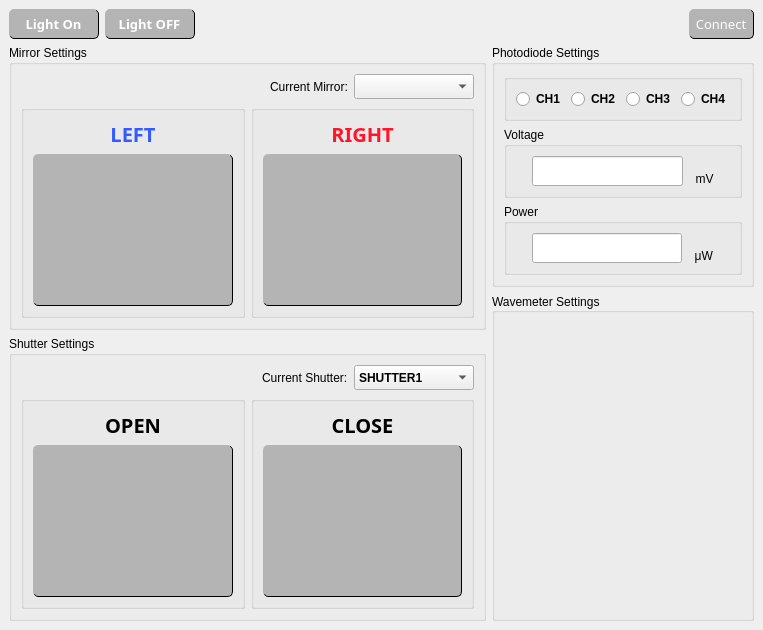
<?xml version="1.0" encoding="UTF-8"?>
<ui version="4.0">
 <class>MainWindow</class>
 <widget class="QMainWindow" name="MainWindow">
  <property name="geometry">
   <rect>
    <x>0</x>
    <y>0</y>
    <width>763</width>
    <height>630</height>
   </rect>
  </property>
  <property name="windowTitle">
   <string>MainWindow</string>
  </property>
  <widget class="QWidget" name="centralwidget">
   <layout class="QVBoxLayout" name="verticalLayout_8">
    <item>
     <layout class="QHBoxLayout" name="horizontalLayout_5">
      <item>
       <widget class="QPushButton" name="BTN_Light_ON">
        <property name="enabled">
         <bool>false</bool>
        </property>
        <property name="minimumSize">
         <size>
          <width>90</width>
          <height>30</height>
         </size>
        </property>
        <property name="maximumSize">
         <size>
          <width>16777215</width>
          <height>30</height>
         </size>
        </property>
        <property name="font">
         <font>
          <family>Arial Black</family>
          <pointsize>10</pointsize>
          <weight>75</weight>
          <bold>true</bold>
         </font>
        </property>
        <property name="styleSheet">
         <string notr="true">border-radius: 5px ;background-color: rgb(180, 180, 180);  color: rgb(255, 255, 255); color: rgb(255, 255, 255); border-style: outset; border-bottom: 1px solid; border-right: 1px solid</string>
        </property>
        <property name="text">
         <string>Light On</string>
        </property>
        <property name="checkable">
         <bool>false</bool>
        </property>
        <property name="checked">
         <bool>false</bool>
        </property>
        <property name="autoDefault">
         <bool>false</bool>
        </property>
       </widget>
      </item>
      <item>
       <widget class="QPushButton" name="BTN_Light_OFF">
        <property name="enabled">
         <bool>false</bool>
        </property>
        <property name="minimumSize">
         <size>
          <width>90</width>
          <height>30</height>
         </size>
        </property>
        <property name="maximumSize">
         <size>
          <width>16777215</width>
          <height>30</height>
         </size>
        </property>
        <property name="font">
         <font>
          <family>Arial Black</family>
          <pointsize>10</pointsize>
          <weight>75</weight>
          <bold>true</bold>
         </font>
        </property>
        <property name="styleSheet">
         <string notr="true">border-radius: 5px ;background-color: rgb(180, 180, 180);  color: rgb(255, 255, 255); color: rgb(255, 255, 255); border-style: outset; border-bottom: 1px solid; border-right: 1px solid</string>
        </property>
        <property name="text">
         <string>Light OFF</string>
        </property>
        <property name="checkable">
         <bool>false</bool>
        </property>
        <property name="checked">
         <bool>false</bool>
        </property>
        <property name="autoDefault">
         <bool>false</bool>
        </property>
       </widget>
      </item>
      <item>
       <spacer name="horizontalSpacer_2">
        <property name="orientation">
         <enum>Qt::Horizontal</enum>
        </property>
        <property name="sizeHint" stdset="0">
         <size>
          <width>40</width>
          <height>20</height>
         </size>
        </property>
       </spacer>
      </item>
      <item>
       <widget class="QPushButton" name="BTN_Connect">
        <property name="minimumSize">
         <size>
          <width>0</width>
          <height>30</height>
         </size>
        </property>
        <property name="sizeIncrement">
         <size>
          <width>3</width>
          <height>0</height>
         </size>
        </property>
        <property name="font">
         <font>
          <family>Arial Black</family>
          <pointsize>10</pointsize>
         </font>
        </property>
        <property name="styleSheet">
         <string notr="true">border-radius: 5px ;background-color: rgb(180, 180, 180);  color: rgb(255, 255, 255); color: rgb(255, 255, 255); border-style: outset; border-bottom: 1px solid; border-right: 1px solid</string>
        </property>
        <property name="text">
         <string>  Connect  </string>
        </property>
        <property name="checkable">
         <bool>true</bool>
        </property>
       </widget>
      </item>
     </layout>
    </item>
    <item>
     <layout class="QHBoxLayout" name="horizontalLayout_3" stretch="5,2">
      <item>
       <layout class="QVBoxLayout" name="verticalLayout_3" stretch="1,1">
        <item>
         <widget class="QGroupBox" name="GBOX_mirror">
          <property name="title">
           <string>Mirror Settings</string>
          </property>
          <layout class="QVBoxLayout" name="verticalLayout_6" stretch="1,6">
           <item>
            <layout class="QHBoxLayout" name="horizontalLayout_2" stretch="3,0,1">
             <item>
              <spacer name="horizontalSpacer">
               <property name="orientation">
                <enum>Qt::Horizontal</enum>
               </property>
               <property name="sizeHint" stdset="0">
                <size>
                 <width>40</width>
                 <height>20</height>
                </size>
               </property>
              </spacer>
             </item>
             <item>
              <widget class="QLabel" name="label_5">
               <property name="text">
                <string>Current Mirror:</string>
               </property>
              </widget>
             </item>
             <item>
              <widget class="QComboBox" name="CBOX_mirror">
               <property name="sizePolicy">
                <sizepolicy hsizetype="Preferred" vsizetype="Preferred">
                 <horstretch>0</horstretch>
                 <verstretch>0</verstretch>
                </sizepolicy>
               </property>
               <property name="minimumSize">
                <size>
                 <width>120</width>
                 <height>25</height>
                </size>
               </property>
               <property name="maximumSize">
                <size>
                 <width>16777215</width>
                 <height>25</height>
                </size>
               </property>
               <property name="font">
                <font>
                 <family>Arial</family>
                 <pointsize>9</pointsize>
                 <weight>75</weight>
                 <bold>true</bold>
                 <kerning>true</kerning>
                </font>
               </property>
               <property name="styleSheet">
                <string notr="true"/>
               </property>
              </widget>
             </item>
            </layout>
           </item>
           <item>
            <layout class="QHBoxLayout" name="horizontalLayout_4">
             <item>
              <widget class="QGroupBox" name="groupBox_2">
               <property name="title">
                <string/>
               </property>
               <layout class="QVBoxLayout" name="verticalLayout_11">
                <item>
                 <widget class="QLabel" name="label_3">
                  <property name="maximumSize">
                   <size>
                    <width>16777215</width>
                    <height>28</height>
                   </size>
                  </property>
                  <property name="font">
                   <font>
                    <family>Arial Black</family>
                    <pointsize>15</pointsize>
                    <weight>75</weight>
                    <bold>true</bold>
                   </font>
                  </property>
                  <property name="styleSheet">
                   <string notr="true">color:rgb(50, 90, 255)</string>
                  </property>
                  <property name="text">
                   <string>LEFT</string>
                  </property>
                  <property name="alignment">
                   <set>Qt::AlignCenter</set>
                  </property>
                 </widget>
                </item>
                <item>
                 <widget class="QPushButton" name="BTN_mirror_left">
                  <property name="sizePolicy">
                   <sizepolicy hsizetype="Preferred" vsizetype="Preferred">
                    <horstretch>0</horstretch>
                    <verstretch>0</verstretch>
                   </sizepolicy>
                  </property>
                  <property name="styleSheet">
                   <string notr="true">border-radius: 5px ;background-color: rgb(180, 180, 180);  color: rgb(255, 255, 255); color: rgb(255, 255, 255); border-style: outset; border-bottom: 1px solid; border-right: 1px solid</string>
                  </property>
                  <property name="text">
                   <string/>
                  </property>
                  <property name="icon">
                   <iconset>
                    <normaloff>Q:/Users/JHJeong/Script/Python/Flip_Mirror_MFF101/MIRROR_LEFT.png</normaloff>Q:/Users/JHJeong/Script/Python/Flip_Mirror_MFF101/MIRROR_LEFT.png</iconset>
                  </property>
                  <property name="iconSize">
                   <size>
                    <width>100</width>
                    <height>150</height>
                   </size>
                  </property>
                  <property name="checkable">
                   <bool>true</bool>
                  </property>
                 </widget>
                </item>
               </layout>
              </widget>
             </item>
             <item>
              <widget class="QGroupBox" name="groupBox">
               <property name="title">
                <string/>
               </property>
               <layout class="QVBoxLayout" name="verticalLayout_5">
                <item>
                 <widget class="QLabel" name="label_4">
                  <property name="maximumSize">
                   <size>
                    <width>16777215</width>
                    <height>28</height>
                   </size>
                  </property>
                  <property name="font">
                   <font>
                    <family>Arial Black</family>
                    <pointsize>15</pointsize>
                    <weight>75</weight>
                    <bold>true</bold>
                   </font>
                  </property>
                  <property name="styleSheet">
                   <string notr="true">color:rgb(255, 20, 40)</string>
                  </property>
                  <property name="text">
                   <string>RIGHT</string>
                  </property>
                  <property name="alignment">
                   <set>Qt::AlignCenter</set>
                  </property>
                 </widget>
                </item>
                <item>
                 <widget class="QPushButton" name="BTN_mirror_right">
                  <property name="sizePolicy">
                   <sizepolicy hsizetype="Preferred" vsizetype="Preferred">
                    <horstretch>0</horstretch>
                    <verstretch>0</verstretch>
                   </sizepolicy>
                  </property>
                  <property name="styleSheet">
                   <string notr="true">border-radius: 5px ;background-color: rgb(180, 180, 180);  color: rgb(255, 255, 255); color: rgb(255, 255, 255); border-style: outset; border-bottom: 1px solid; border-right: 1px solid</string>
                  </property>
                  <property name="text">
                   <string/>
                  </property>
                  <property name="icon">
                   <iconset>
                    <normaloff>Q:/Users/JHJeong/Script/Python/Flip_Mirror_MFF101/MIRROR_RIGHT.png</normaloff>Q:/Users/JHJeong/Script/Python/Flip_Mirror_MFF101/MIRROR_RIGHT.png</iconset>
                  </property>
                  <property name="iconSize">
                   <size>
                    <width>100</width>
                    <height>150</height>
                   </size>
                  </property>
                  <property name="checkable">
                   <bool>true</bool>
                  </property>
                 </widget>
                </item>
               </layout>
              </widget>
             </item>
            </layout>
           </item>
          </layout>
         </widget>
        </item>
        <item>
         <widget class="QGroupBox" name="GBOX_shutter">
          <property name="title">
           <string>Shutter Settings</string>
          </property>
          <layout class="QVBoxLayout" name="verticalLayout_7" stretch="1,6">
           <item>
            <layout class="QHBoxLayout" name="horizontalLayout_7" stretch="3,0,1">
             <item>
              <spacer name="horizontalSpacer_4">
               <property name="orientation">
                <enum>Qt::Horizontal</enum>
               </property>
               <property name="sizeHint" stdset="0">
                <size>
                 <width>40</width>
                 <height>20</height>
                </size>
               </property>
              </spacer>
             </item>
             <item>
              <widget class="QLabel" name="label_6">
               <property name="text">
                <string>Current Shutter:</string>
               </property>
              </widget>
             </item>
             <item>
              <widget class="QComboBox" name="CBOX_shutter">
               <property name="sizePolicy">
                <sizepolicy hsizetype="Preferred" vsizetype="Preferred">
                 <horstretch>0</horstretch>
                 <verstretch>0</verstretch>
                </sizepolicy>
               </property>
               <property name="minimumSize">
                <size>
                 <width>120</width>
                 <height>25</height>
                </size>
               </property>
               <property name="maximumSize">
                <size>
                 <width>16777215</width>
                 <height>25</height>
                </size>
               </property>
               <property name="font">
                <font>
                 <family>Arial</family>
                 <pointsize>9</pointsize>
                 <weight>75</weight>
                 <bold>true</bold>
                 <kerning>true</kerning>
                </font>
               </property>
               <item>
                <property name="text">
                 <string>SHUTTER1</string>
                </property>
               </item>
               <item>
                <property name="text">
                 <string>SHUTTER2</string>
                </property>
               </item>
              </widget>
             </item>
            </layout>
           </item>
           <item>
            <layout class="QHBoxLayout" name="horizontalLayout_9" stretch="0,0">
             <property name="leftMargin">
              <number>0</number>
             </property>
             <property name="topMargin">
              <number>0</number>
             </property>
             <property name="rightMargin">
              <number>0</number>
             </property>
             <property name="bottomMargin">
              <number>0</number>
             </property>
             <item>
              <widget class="QGroupBox" name="groupBox_3">
               <property name="title">
                <string/>
               </property>
               <layout class="QVBoxLayout" name="verticalLayout_13">
                <item>
                 <widget class="QLabel" name="label_9">
                  <property name="maximumSize">
                   <size>
                    <width>16777215</width>
                    <height>28</height>
                   </size>
                  </property>
                  <property name="font">
                   <font>
                    <family>Arial Black</family>
                    <pointsize>15</pointsize>
                    <weight>75</weight>
                    <bold>true</bold>
                   </font>
                  </property>
                  <property name="styleSheet">
                   <string notr="true">)</string>
                  </property>
                  <property name="text">
                   <string>OPEN</string>
                  </property>
                  <property name="alignment">
                   <set>Qt::AlignCenter</set>
                  </property>
                 </widget>
                </item>
                <item>
                 <widget class="QPushButton" name="BTN_shutter_open">
                  <property name="sizePolicy">
                   <sizepolicy hsizetype="Preferred" vsizetype="Preferred">
                    <horstretch>0</horstretch>
                    <verstretch>0</verstretch>
                   </sizepolicy>
                  </property>
                  <property name="styleSheet">
                   <string notr="true">border-radius: 5px ;background-color: rgb(180, 180, 180);  color: rgb(255, 255, 255); color: rgb(255, 255, 255); border-style: outset; border-bottom: 1px solid; border-right: 1px solid</string>
                  </property>
                  <property name="text">
                   <string/>
                  </property>
                  <property name="icon">
                   <iconset>
                    <normaloff>Q:/Users/JHJeong/Script/Python/Flip_Mirror_MFF101/SHUTTER_OPEN.png</normaloff>Q:/Users/JHJeong/Script/Python/Flip_Mirror_MFF101/SHUTTER_OPEN.png</iconset>
                  </property>
                  <property name="iconSize">
                   <size>
                    <width>100</width>
                    <height>150</height>
                   </size>
                  </property>
                  <property name="checkable">
                   <bool>true</bool>
                  </property>
                 </widget>
                </item>
               </layout>
              </widget>
             </item>
             <item>
              <widget class="QGroupBox" name="groupBox_4">
               <property name="title">
                <string/>
               </property>
               <layout class="QVBoxLayout" name="verticalLayout_14">
                <item>
                 <widget class="QLabel" name="label_10">
                  <property name="maximumSize">
                   <size>
                    <width>16777215</width>
                    <height>28</height>
                   </size>
                  </property>
                  <property name="font">
                   <font>
                    <family>Arial Black</family>
                    <pointsize>15</pointsize>
                    <weight>75</weight>
                    <bold>true</bold>
                   </font>
                  </property>
                  <property name="styleSheet">
                   <string notr="true">)</string>
                  </property>
                  <property name="text">
                   <string>CLOSE</string>
                  </property>
                  <property name="alignment">
                   <set>Qt::AlignCenter</set>
                  </property>
                 </widget>
                </item>
                <item>
                 <widget class="QPushButton" name="BTN_shutter_close">
                  <property name="sizePolicy">
                   <sizepolicy hsizetype="Preferred" vsizetype="Preferred">
                    <horstretch>0</horstretch>
                    <verstretch>0</verstretch>
                   </sizepolicy>
                  </property>
                  <property name="styleSheet">
                   <string notr="true">border-radius: 5px ;background-color: rgb(180, 180, 180);  color: rgb(255, 255, 255); color: rgb(255, 255, 255); border-style: outset; border-bottom: 1px solid; border-right: 1px solid</string>
                  </property>
                  <property name="text">
                   <string/>
                  </property>
                  <property name="icon">
                   <iconset>
                    <normaloff>Q:/Users/JHJeong/Script/Python/Flip_Mirror_MFF101/SHUTTER_CLOSE.png</normaloff>Q:/Users/JHJeong/Script/Python/Flip_Mirror_MFF101/SHUTTER_CLOSE.png</iconset>
                  </property>
                  <property name="iconSize">
                   <size>
                    <width>100</width>
                    <height>150</height>
                   </size>
                  </property>
                  <property name="checkable">
                   <bool>true</bool>
                  </property>
                 </widget>
                </item>
               </layout>
              </widget>
             </item>
            </layout>
           </item>
          </layout>
         </widget>
        </item>
       </layout>
      </item>
      <item>
       <layout class="QVBoxLayout" name="verticalLayout_4" stretch="1,2">
        <item>
         <widget class="QGroupBox" name="GBOX_photodiode">
          <property name="title">
           <string>Photodiode Settings</string>
          </property>
          <layout class="QVBoxLayout" name="verticalLayout_17" stretch="1,2,2">
           <item>
            <widget class="QGroupBox" name="XBOX_photodiode_radio">
             <property name="title">
              <string/>
             </property>
             <layout class="QHBoxLayout" name="horizontalLayout_11">
              <item>
               <widget class="QRadioButton" name="RDO_photodiode_ch1">
                <property name="font">
                 <font>
                  <weight>75</weight>
                  <bold>true</bold>
                 </font>
                </property>
                <property name="text">
                 <string>CH1</string>
                </property>
               </widget>
              </item>
              <item>
               <widget class="QRadioButton" name="RDO_photodiode_ch2">
                <property name="font">
                 <font>
                  <weight>75</weight>
                  <bold>true</bold>
                 </font>
                </property>
                <property name="text">
                 <string>CH2</string>
                </property>
               </widget>
              </item>
              <item>
               <widget class="QRadioButton" name="RDO_photodiode_ch3">
                <property name="font">
                 <font>
                  <weight>75</weight>
                  <bold>true</bold>
                 </font>
                </property>
                <property name="text">
                 <string>CH3</string>
                </property>
               </widget>
              </item>
              <item>
               <widget class="QRadioButton" name="RDO_photodiode_ch4">
                <property name="font">
                 <font>
                  <weight>75</weight>
                  <bold>true</bold>
                 </font>
                </property>
                <property name="text">
                 <string>CH4</string>
                </property>
               </widget>
              </item>
             </layout>
            </widget>
           </item>
           <item>
            <widget class="QGroupBox" name="GBOX_photodiode_voltage">
             <property name="title">
              <string>Voltage</string>
             </property>
             <layout class="QVBoxLayout" name="verticalLayout_12">
              <property name="leftMargin">
               <number>25</number>
              </property>
              <property name="rightMargin">
               <number>25</number>
              </property>
              <item>
               <layout class="QHBoxLayout" name="horizontalLayout_6">
                <item>
                 <widget class="QLineEdit" name="TXT_photodiode_voltage">
                  <property name="minimumSize">
                   <size>
                    <width>0</width>
                    <height>30</height>
                   </size>
                  </property>
                  <property name="font">
                   <font>
                    <family>Arial Black</family>
                    <pointsize>12</pointsize>
                   </font>
                  </property>
                  <property name="text">
                   <string/>
                  </property>
                  <property name="alignment">
                   <set>Qt::AlignCenter</set>
                  </property>
                  <property name="readOnly">
                   <bool>true</bool>
                  </property>
                 </widget>
                </item>
                <item>
                 <widget class="QLabel" name="LBL_photodiode_voltage_unit">
                  <property name="text">
                   <string>  mV</string>
                  </property>
                  <property name="alignment">
                   <set>Qt::AlignBottom|Qt::AlignLeading|Qt::AlignLeft</set>
                  </property>
                 </widget>
                </item>
               </layout>
              </item>
             </layout>
            </widget>
           </item>
           <item>
            <widget class="QGroupBox" name="GBOX_photodiode_power">
             <property name="title">
              <string>Power</string>
             </property>
             <layout class="QVBoxLayout" name="verticalLayout_15">
              <property name="leftMargin">
               <number>25</number>
              </property>
              <property name="rightMargin">
               <number>25</number>
              </property>
              <item>
               <layout class="QHBoxLayout" name="horizontalLayout_13">
                <item>
                 <widget class="QLineEdit" name="TXT_photodiode_power_2">
                  <property name="minimumSize">
                   <size>
                    <width>0</width>
                    <height>30</height>
                   </size>
                  </property>
                  <property name="font">
                   <font>
                    <family>Arial Black</family>
                    <pointsize>12</pointsize>
                   </font>
                  </property>
                  <property name="alignment">
                   <set>Qt::AlignCenter</set>
                  </property>
                  <property name="readOnly">
                   <bool>true</bool>
                  </property>
                 </widget>
                </item>
                <item>
                 <widget class="QLabel" name="LBL_photodiode_power_unit_2">
                  <property name="text">
                   <string>  μW</string>
                  </property>
                  <property name="alignment">
                   <set>Qt::AlignBottom|Qt::AlignLeading|Qt::AlignLeft</set>
                  </property>
                 </widget>
                </item>
               </layout>
              </item>
             </layout>
            </widget>
           </item>
          </layout>
         </widget>
        </item>
        <item>
         <widget class="QGroupBox" name="GBOX_wavemeter">
          <property name="title">
           <string>Wavemeter Settings</string>
          </property>
          <property name="alignment">
           <set>Qt::AlignLeading|Qt::AlignLeft|Qt::AlignVCenter</set>
          </property>
          <layout class="QVBoxLayout" name="verticalLayout_16">
           <property name="spacing">
            <number>2</number>
           </property>
           <property name="sizeConstraint">
            <enum>QLayout::SetMinimumSize</enum>
           </property>
           <property name="leftMargin">
            <number>2</number>
           </property>
           <property name="rightMargin">
            <number>2</number>
           </property>
           <property name="bottomMargin">
            <number>2</number>
           </property>
          </layout>
         </widget>
        </item>
       </layout>
      </item>
     </layout>
    </item>
   </layout>
  </widget>
 </widget>
 <resources/>
 <connections>
  <connection>
   <sender>BTN_mirror_right</sender>
   <signal>toggled(bool)</signal>
   <receiver>MainWindow</receiver>
   <slot>buttonMirrorPressed()</slot>
   <hints>
    <hint type="sourcelabel">
     <x>375</x>
     <y>201</y>
    </hint>
    <hint type="destinationlabel">
     <x>762</x>
     <y>44</y>
    </hint>
   </hints>
  </connection>
  <connection>
   <sender>BTN_mirror_left</sender>
   <signal>toggled(bool)</signal>
   <receiver>MainWindow</receiver>
   <slot>buttonMirrorPressed()</slot>
   <hints>
    <hint type="sourcelabel">
     <x>114</x>
     <y>225</y>
    </hint>
    <hint type="destinationlabel">
     <x>762</x>
     <y>52</y>
    </hint>
   </hints>
  </connection>
  <connection>
   <sender>BTN_shutter_open</sender>
   <signal>toggled(bool)</signal>
   <receiver>MainWindow</receiver>
   <slot>buttonShutterPressed()</slot>
   <hints>
    <hint type="sourcelabel">
     <x>133</x>
     <y>501</y>
    </hint>
    <hint type="destinationlabel">
     <x>762</x>
     <y>351</y>
    </hint>
   </hints>
  </connection>
  <connection>
   <sender>BTN_shutter_close</sender>
   <signal>toggled(bool)</signal>
   <receiver>MainWindow</receiver>
   <slot>buttonShutterPressed()</slot>
   <hints>
    <hint type="sourcelabel">
     <x>360</x>
     <y>511</y>
    </hint>
    <hint type="destinationlabel">
     <x>762</x>
     <y>374</y>
    </hint>
   </hints>
  </connection>
  <connection>
   <sender>BTN_Connect</sender>
   <signal>toggled(bool)</signal>
   <receiver>MainWindow</receiver>
   <slot>buttonConnectPressed()</slot>
   <hints>
    <hint type="sourcelabel">
     <x>714</x>
     <y>28</y>
    </hint>
    <hint type="destinationlabel">
     <x>901</x>
     <y>18</y>
    </hint>
   </hints>
  </connection>
  <connection>
   <sender>BTN_Light_ON</sender>
   <signal>clicked()</signal>
   <receiver>MainWindow</receiver>
   <slot>buttonLightOnPressed()</slot>
   <hints>
    <hint type="sourcelabel">
     <x>76</x>
     <y>24</y>
    </hint>
    <hint type="destinationlabel">
     <x>-27</x>
     <y>24</y>
    </hint>
   </hints>
  </connection>
  <connection>
   <sender>BTN_Light_OFF</sender>
   <signal>clicked()</signal>
   <receiver>MainWindow</receiver>
   <slot>buttonLightOffPressed()</slot>
   <hints>
    <hint type="sourcelabel">
     <x>152</x>
     <y>25</y>
    </hint>
    <hint type="destinationlabel">
     <x>1059</x>
     <y>28</y>
    </hint>
   </hints>
  </connection>
 </connections>
 <slots>
  <slot>buttonConnectPressed()</slot>
  <slot>buttonMirrorPressed()</slot>
  <slot>buttonShutterPressed()</slot>
  <slot>buttonLightOnPressed()</slot>
  <slot>buttonLightOffPressed()</slot>
 </slots>
</ui>
